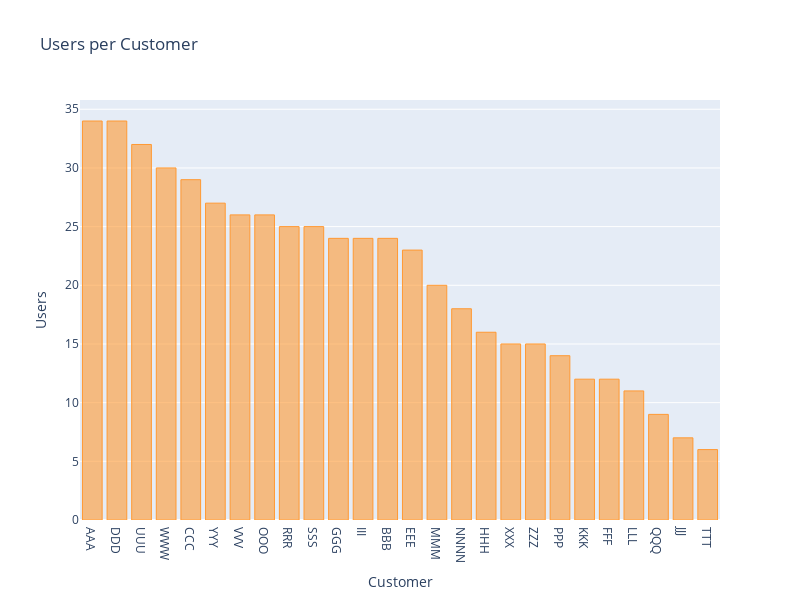

Source (notebook cell):
### Code cell
layout = cf.Layout(
    height = 600,
    width = 800,
    yaxis = dict(
    title = 'Users'),
    xaxis = dict(
    title = 'Customer'),
    title = 'Users per Customer'
)

fig = df_customer.set_index('company_name')[['user_count']].sort_values('user_count',ascending=False).\
    iplot(kind='bar',
          fill=True,
          width=2,
          asFigure=True,
          layout = layout)

    

fig.show()

### Figure 1 — Plotly figure (JSON) as saved in the notebook; plotly's stock layout.template omitted (floating-point values rounded to 4 significant figures)
{"data": [{"marker": {"color": "rgba(255, 153, 51, 0.6)", "line": {"color": "rgba(255, 153, 51, 1.0)", "width": 1}}, "name": "user_count", "orientation": "v", "text": "", "type": "bar", "x": ["AAA", "DDD", "UUU", "WWW", "CCC", "YYY", "VVV", "OOO", "RRR", "SSS", "GGG", "III", "BBB", "EEE", "MMM", "NNNN", "HHH", "XXX", "ZZZ", "PPP", "KKK", "FFF", "LLL", "QQQ", "JJJ", "TTT"], "y": [34, 34, 32, 30, 29, 27, 26, 26, 25, 25, 24, 24, 24, 23, 20, 18, 16, 15, 15, 14, 12, 12, 11, 9, 7, 6]}], "layout": {"height": 600, "title": {"text": "Users per Customer"}, "width": 800, "xaxis": {"title": {"text": "Customer"}}, "yaxis": {"title": {"text": "Users"}}}}
